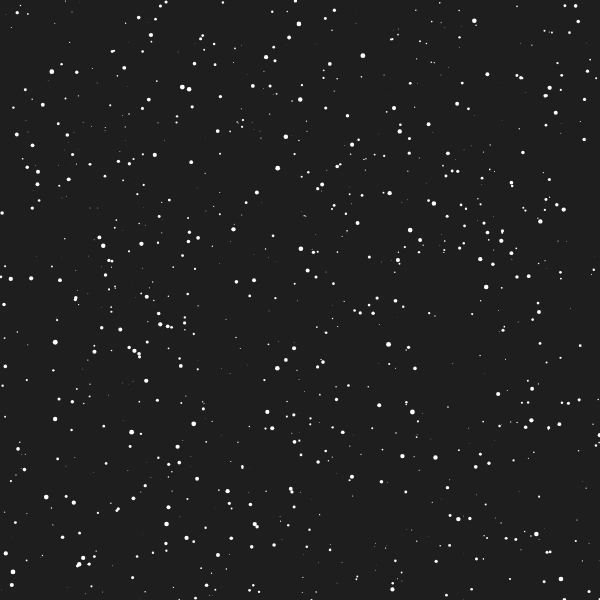
Frame 1 (no input)
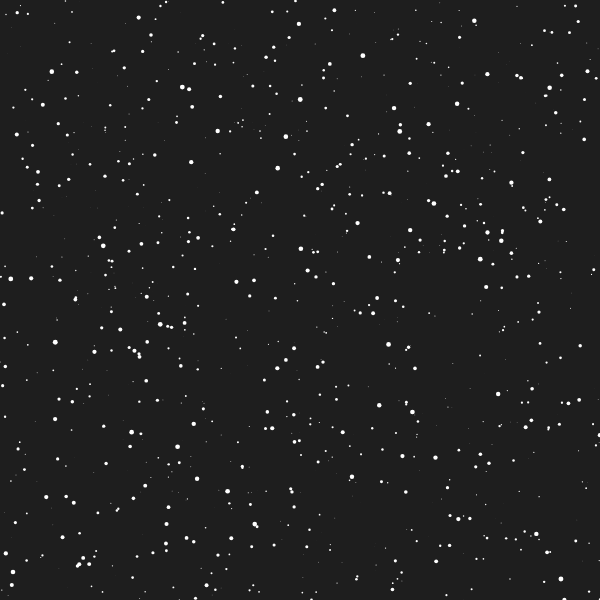
Frame 60 (no input)
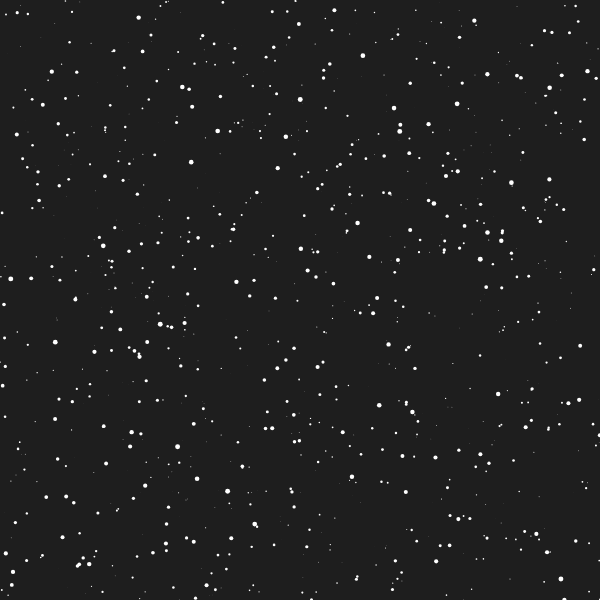
Frame 120 (the mouse pressed at the canvas centre since frame 60)

The p5.js sketch that drew these frames (run headless with seeded random() and noise() and a simulated clock; from frame 60 on, the mouse is pressed at the canvas centre):

// p5.js sketch
// ── sketch.js
var stars = [];

function setup() {
  createCanvas(600, 600);

  for (var i = 0; i < 1000; i++) {
    stars[i] = new Star();
  }
}

function draw() {
  background(30);

  for (var i = 0; i < stars.length; i++) {
    stars[i].draw();
  }
}

// star class //
class Star {
  constructor() {
    this.x = random(width);
    this.y = random(height);
    this.size = random(0.25, 3);
    this.t = random(TAU);
  }

  draw() {
    this.t += 0.1;
    var scale = this.size + sin(this.t) * 2;
    noStroke();
    ellipse(this.x, this.y, scale, scale);
  }
}
